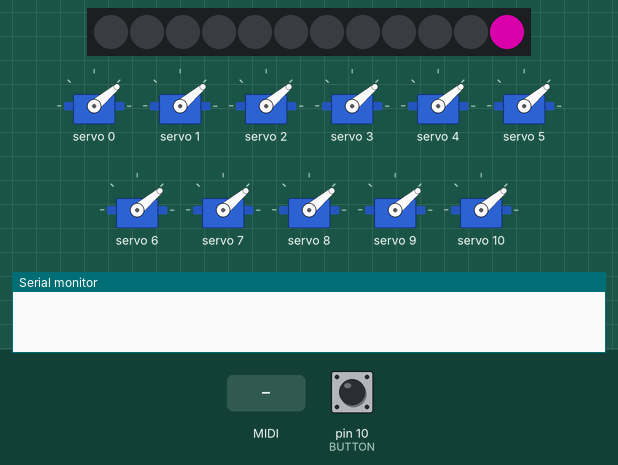
Bench run of a sketch on a simulated Arduino Leonardo, built with avr-gcc and run on an emulated ATmega32U4. Parts: 12 RGB LEDs in strip order, left to right, 11 × servo, the last lines printed to the serial monitor. The test bench sets the inputs (shaded band); at power-on: pin 10 (BUTTON) LOW. Dim RGB values are drawn brighter than linear; MIDI output is not drawn; random numbers use the default seed unless the sketch sets one.

Above: at 6.5 s.
8.1 s: MIDI note 60 received
At 8.6 s:
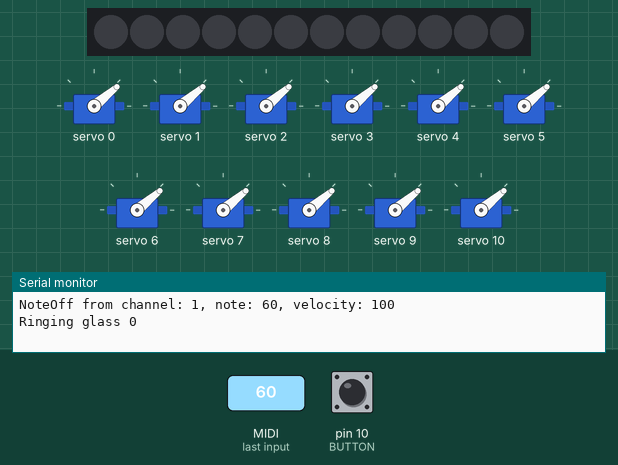
9.8 s: MIDI note 48 received
At 10.9 s:
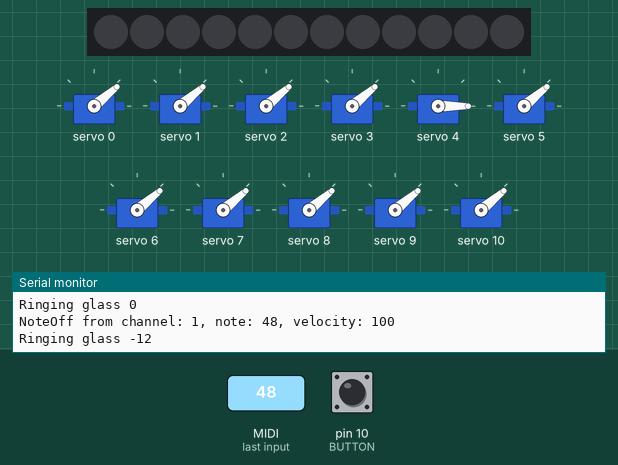
11.3 s: MIDI note 64 received
At 11.45 s:
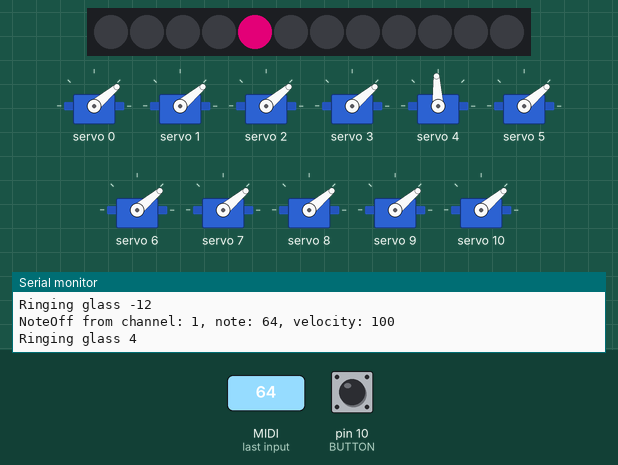
13.0 s: MIDI note 67 received
At 13.15 s:
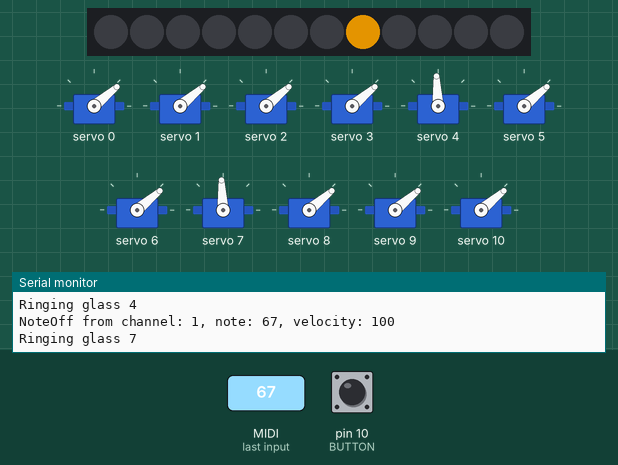
14.7 s: MIDI note 60 received
At 14.85 s:
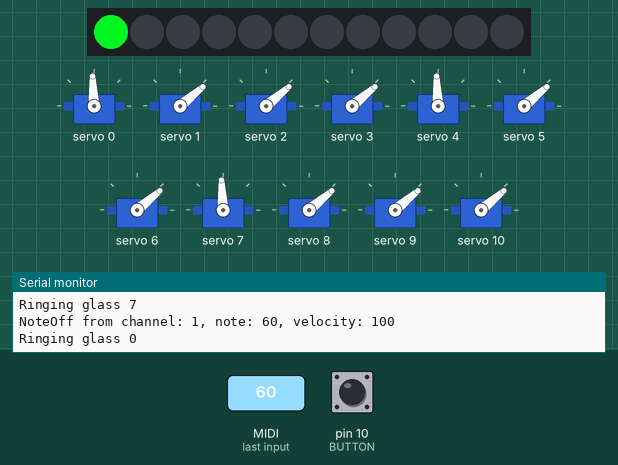
16.4 s: MIDI note 64 received
At 16.55 s:
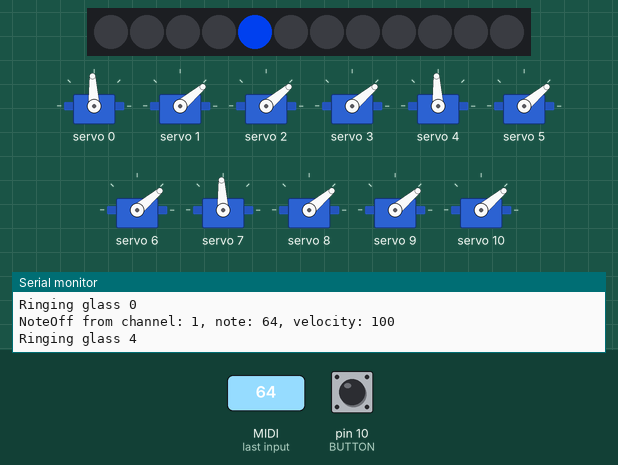
Timing chart, 0 to 19.1 s (numbered marks = the images above; inputs shaded):
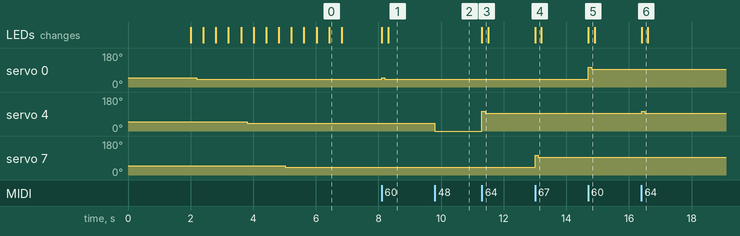

Measured:
- after the input at 8.1 s, servo 0: 40° → 48° at once, → 40° 0.10 s later; the LEDs: first change at once (image 1 shows a later state)
- after the input at 9.8 s, servo 4: 40° → 0° at once
- after the input at 11.3 s, servo 4: 0° → 104° at once, → 93° 0.10 s later; the LEDs: change at once (image 3)
- after the input at 13.0 s, servo 7: 40° → 104° at once, → 93° 0.10 s later; the LEDs: change at once (image 4)
- after the input at 14.7 s, servo 0: 40° → 104° at once, → 93° 0.10 s later; the LEDs: change at once (image 5)
- after the input at 16.4 s, servo 4: 93° → 104° at once, → 93° 0.10 s later; the LEDs: change at once (image 6)
- what the display in image 0 shows lasts 0.4 s, from 6.4 s to 6.8 s

The sketch:

glas-xylophon.ino
```cpp
#include <USB-MIDI.h>
USBMIDI_CREATE_DEFAULT_INSTANCE();

#include <FastLED.h>
#define NUM 12 // number of tones, glasses and leds are the same
#define DATA_PIN 5
// This is an array of leds.
CRGB leds[NUM];

// Include the HCPCA9685 library
#include "HCPCA9685.h"
// I2C slave address for the device/module.
#define I2CAdd 0x40
// Create an instance of the library
HCPCA9685 HCPCA9685(I2CAdd);
// Determine the following values by test
#define SRV_RING 110	// servo pos when ringing
#define SRV_BACK 95	// servo pos when in zero position
#define SRV_DELAY 100	// milliseconds to wait for servo movement to complete

// Define MIDI note number for first glass
// Refer to https://upload.wikimedia.org/wikipedia/commons/2/27/NoteNamesFrequenciesAndMidiNumbers_v2.svg
#define FIRST_NOTE 60 // C4 or C' (261.6 Hz)

// Button at pin 10 can be used to toggle silent mode
# define BUTTON 10
// Silent mode (only use leds, no servos)
bool silent = 0; // default: off
bool button_in;

// Set DEBUG to 1 to enable serial debug output
#define DEBUG 1

// -----------------------------------------------------------------------------
//
// -----------------------------------------------------------------------------
void setup()
{
  // sanity check delay - allows reprogramming if accidently blowing power w/leds
  delay(2000);

  Serial.begin(9600);
  // while (!Serial); // Wait here until serial connection is established

  pinMode(BUTTON, INPUT);

  // Initialise the HCPCA9685 library and set it to 'servo mode'
  HCPCA9685.Init(SERVO_MODE);
  // Wake the device up
  HCPCA9685.Sleep(false);

  // Initialize the FastLED library for WS2812B led string
  FastLED.addLeds<WS2812B, DATA_PIN, GRB>(leds, NUM);  // GRB ordering is typical

  // Loop over all leds and servos at the beginning
  for (int i = 0; i < NUM; i++) {
    // Set current led to a random color
    leds[i] = CHSV(random8(),255,255);
    //leds[i] = CRGB::Blue;
    FastLED.show();
    //delay(100);
    HCPCA9685.Servo(i, SRV_RING);
    delay(2 * SRV_DELAY);
    HCPCA9685.Servo(i, SRV_BACK);
    delay(2 * SRV_DELAY);
    // Turn current led back to black (off) before next loop
    leds[i] = CRGB::Black;
  }
  // Final call of FastLED.show() to turn off last led
  FastLED.show();

  // Listen for MIDI messages on all channels
  MIDI.begin(MIDI_CHANNEL_OMNI);
  MIDI.setHandleNoteOn(OnNoteOn);
  //NoteOff makes no sense for percussion-like instr
  //MIDI.setHandleNoteOff(OnNoteOff);
}

// -----------------------------------------------------------------------------
//
// -----------------------------------------------------------------------------
void loop()
{
  // Listen to incoming notes
  MIDI.read();
  // Update leds
  //FastLED.show();
  // Read buttton and toogle silent mode if pressed
  if (1 == digitalRead(BUTTON)) {
    silent = !silent;
    delay(50); //debounce
    #ifdef DEBUG
      SPrint(F("Switched silent mode to "));
      if (silent) {
        SPrintln(F("on"));
      } else {
        SPrintln(F("off"));
      }
    #endif
    // Wait for button release (falling edge)
    while(digitalRead(BUTTON));
    delay(50); //debounce
  }
}

// -----------------------------------------------------------------------------
//
// -----------------------------------------------------------------------------
void SPrint(String text) {
  Serial.print(text);
}

// -----------------------------------------------------------------------------
//
// -----------------------------------------------------------------------------
void SPrintln(String text) {
  Serial.println(text);
}

// -----------------------------------------------------------------------------
//
// -----------------------------------------------------------------------------
static void OnNoteOn(byte channel, byte note, byte velocity) {
#ifdef DEBUG
  SPrint(F("NoteOff from channel: "));
  SPrint(String(channel));
  SPrint(F(", note: "));
  SPrint(String(note));
  SPrint(F(", velocity: "));
  SPrintln(String(velocity));
#endif
  // Glasses should be on channel #1 and in the range [FIRST_NOTE; FIRST_NOTE + NUM]
  // Bell is on channel #2
  if (1 == channel && ((not (note < FIRST_NOTE)) || (not (note > (FIRST_NOTE + NUM - 1))))) {
    #ifdef DEBUG
      SPrint(F("Ringing glass "));
      SPrintln(String(note - FIRST_NOTE));
    #endif
    leds[note - FIRST_NOTE] = CHSV(random8(),255,255);
    FastLED.show();
    if (!silent) {
      HCPCA9685.Servo(note - FIRST_NOTE, SRV_RING);
      delay(SRV_DELAY);
      HCPCA9685.Servo(note - FIRST_NOTE, SRV_BACK);
      delay(SRV_DELAY);
    } else {
      delay(2 * SRV_DELAY);
    }
    leds[note - FIRST_NOTE] = CRGB::Black;
    FastLED.show();
  }

  // Bell is on channel #2 and is the last servo. It has no led.
  if (2 == channel) {
    #ifdef DEBUG
      SPrintln(F("Ringing bell "));
    #endif
    if (!silent) {
      HCPCA9685.Servo(NUM, SRV_RING);
      delay(SRV_DELAY);
      HCPCA9685.Servo(NUM, SRV_BACK);
      delay(SRV_DELAY);
    } else {
      delay(2 * SRV_DELAY);
    }
  }
}

/*
// -----------------------------------------------------------------------------
//
// -----------------------------------------------------------------------------
static void OnNoteOff(byte channel, byte note, byte velocity) {
#ifdef DEBUG
  SPrint(F("NoteOff from channel: "));
  SPrint(String(channel));
  SPrint(F(", note: "));
  SPrint(String(note));
  SPrint(F(", velocity: "));
  SPrintln(String(velocity));
#endif
  if (1 == channel && ((not (note < FIRST_NOTE)) || (not (note > (FIRST_NOTE + NUM - 1))))) {
    leds[note - FIRST_NOTE] = CRGB::Black;
    if (!silent) {
      HCPCA9685.Servo(note - FIRST_NOTE, SRV_BACK);
      delay(SRV_DELAY);
    }
  }
}
*/
```
